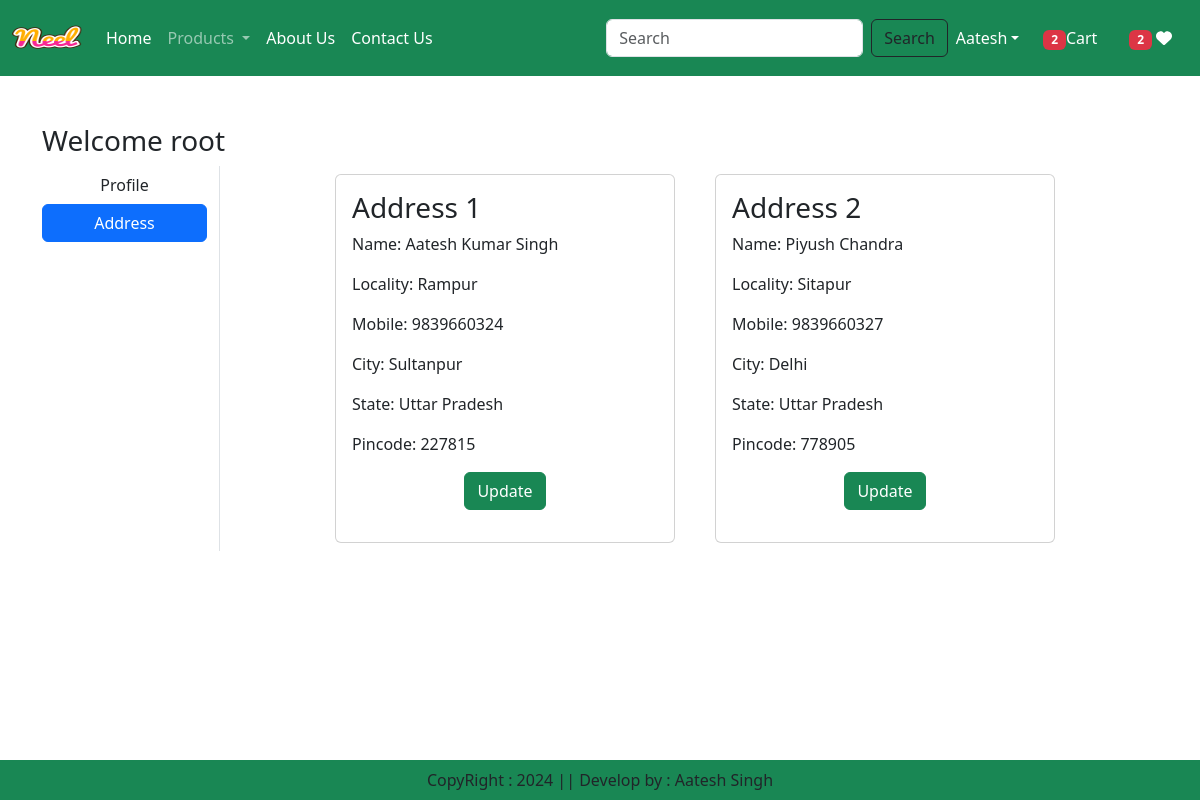
The page /address/ (signed in) on the database its author committed.
### app/models.py (models this page shows, shortened)
class Customer(models.Model):
    user = models.ForeignKey(User,on_delete=models.CASCADE)
    name =  models.CharField(max_length=200)
    locality = models.CharField(max_length=200)
    city =  models.CharField(max_length=50)
    mobile=  models.IntegerField(default=0)
    zipcode =  models.IntegerField()
    state =  models.CharField(choices=STATE_CHOICES, max_length=100)

### app/views.py (the view)
# urls.py: path('address/', views.address,name="address"),
@login_required
def address(request):
    add = Customer.objects.filter(user=request.user)
    totalitem = 0
    wishitem = 0
    if request.user.is_authenticated:
        totalitem = len(Cart.objects.filter(user=request.user))
        wishitem = len(Wishlist.objects.filter(user=request.user))
    return render(request,"app/address.html",locals())

### app/templates/app/address.html (shortened to what this page needs)
{% extends "app/base.html" %}
{% load static %}
{% block main-content %}
<div class="container my-5">
    <div class="row">
        <h3>Welcome <span class ="text-captalize">{{request.user}}</span></h3>
        <div class="col-sm-2 border-end">
            <ul class="list-unstyled">
                <li class="d-grid"><a href="{% url 'profile' %}" class="btn ">Profile</a></li>
                <li class="d-grid"><a href="{% url 'address' %}" class="btn btn-primary">Address</a></li>
            </ul>
        </div>
        <div class="col-sm-8 offset-sm-1">
            <div class="row">
                {% for ad in add %}
                <div class="col-sm-6">
                    <div class="card m-2">
                        <div class="card-body">
                            <h3>Address {{forloop.counter}}</h3>
                            <p>Name: {{ad.name}}</p>
                            <p>Locality: {{ad.locality}}</p>
                            <p>Mobile: {{ad.mobile}}</p>
                            <p>City: {{ad.city}}</p>
                            <p>State: {{ad.state}}</p>
                            <p>Pincode: {{ad.zipcode}}</p>
                            <p class="text-center"> <a href="{% url 'updateAddress' pk=ad.id %}" type="button" class="btn btn-success">Update</a> </p>
                        </div>
                    </div>
                </div>
                {% endfor %}
            </div>
        </div>
    </div>
</div>
{% endblock main-content %}

### rows shown on the page
Customer: name "Aatesh Kumar Singh", locality "Rampur", mobile "9839660324", city "Sultanpur", state "Uttar Pradesh", zipcode "227815"
Customer: name "Piyush Chandra", locality "Sitapur", mobile "9839660327", city "Delhi", state "Uttar Pradesh", zipcode "778905"

### other values the page prints
{{ totalitem }} "2"
{{ wishitem }} "2"
{{ request.user }} "root"
